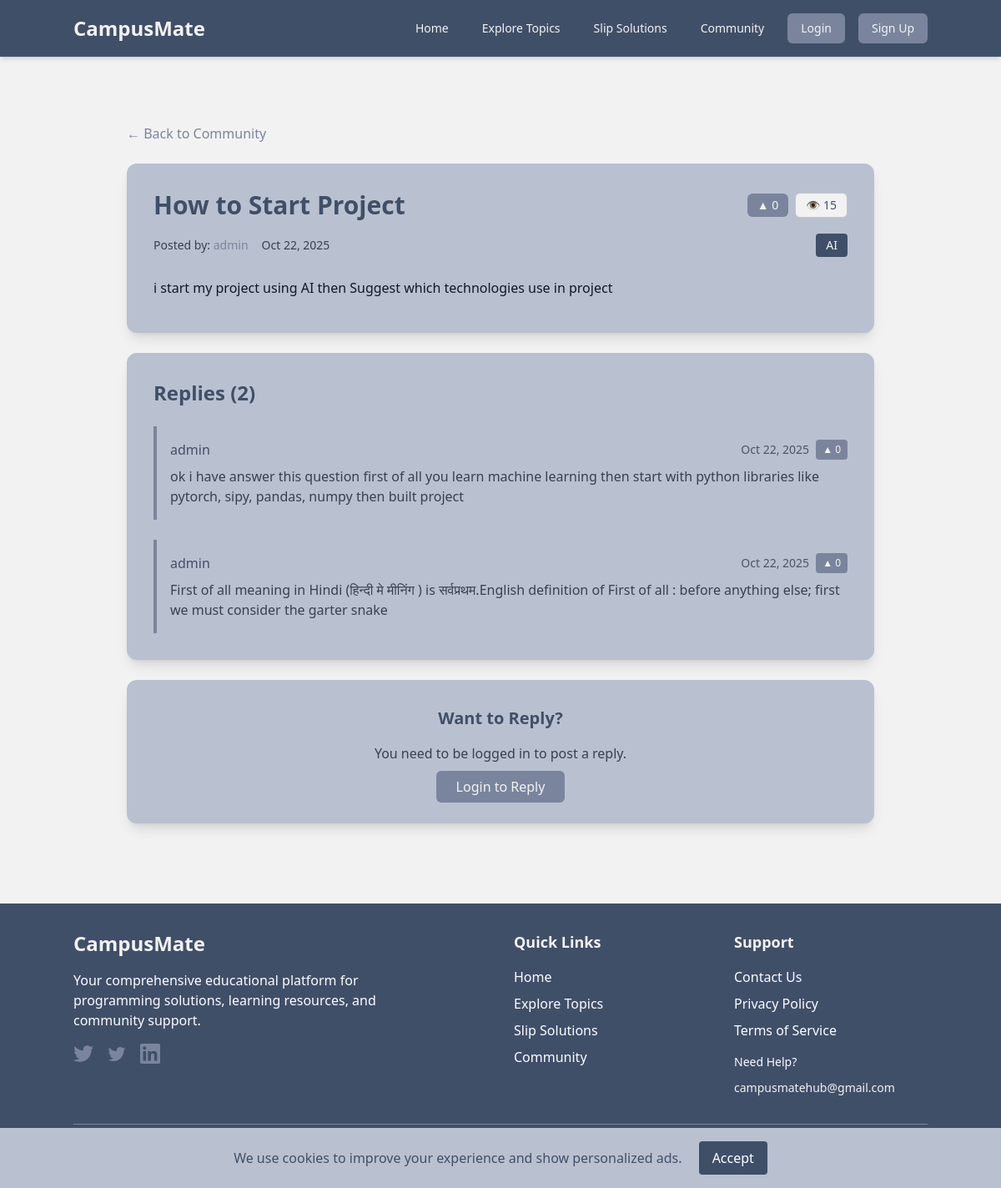
Page /community/thread/1/ on the committed database.
### CampusMateApp/models.py (models this page shows, shortened)
class CommunityThread(models.Model):
    title = models.CharField(max_length=200)
    content = models.TextField()
    author = models.ForeignKey(User, on_delete=models.CASCADE, related_name='threads')
    created_at = models.DateTimeField(auto_now_add=True)
    updated_at = models.DateTimeField(auto_now=True)
    is_solved = models.BooleanField(default=False)
    upvotes = models.PositiveIntegerField(default=0)
    views = models.PositiveIntegerField(default=0)
    category = models.CharField(max_length=50, choices=CATEGORY_CHOICES, default='Programming')
    class Meta:
        ordering = ['-created_at']

class CommunityReply(models.Model):
    thread = models.ForeignKey(CommunityThread, on_delete=models.CASCADE, related_name='replies')
    author = models.ForeignKey(User, on_delete=models.CASCADE, related_name='replies')
    content = models.TextField()
    created_at = models.DateTimeField(auto_now_add=True)
    updated_at = models.DateTimeField(auto_now=True)
    is_solution = models.BooleanField(default=False)
    upvotes = models.PositiveIntegerField(default=0)
    class Meta:
        ordering = ['created_at']

### CampusMateApp/views.py (the view)
# urls.py: path('community/thread/<int:pk>/', views.thread_detail_view, name='thread_detail'),
def thread_detail_view(request, pk):
    thread = get_object_or_404(CommunityThread, pk=pk)
    thread.views += 1
    thread.save(update_fields=['views'])
    if request.method == 'POST' and request.user.is_authenticated:
        reply_form = CommunityReplyForm(request.POST)
        if reply_form.is_valid():
            reply = reply_form.save(commit=False)
            reply.thread = thread
            reply.author = request.user
            reply.save()
            messages.success(request, 'Reply posted successfully!')
            return redirect('CampusMateApp:thread_detail', pk=thread.pk)
    else:
        reply_form = CommunityReplyForm()
    replies = thread.replies.all()
    context = {
        'thread': thread,
        'replies': replies,
        'reply_form': reply_form,
    }
    return render(request, 'thread_detail.html', context)

### CampusMateApp/templates/thread_detail.html (shortened to what this page needs)
{% extends 'base.html' %}
{% load static %}
{% block content %}
<div class="container mx-auto px-4 py-8 bg-[#F2F2F2] dark:bg-[#1a1a1a] transition-colors duration-300">
    <div class="max-w-4xl mx-auto">
        <div class="mb-6">
            <a href="{% url 'CampusMateApp:community' %}" class="inline-block text-[#7A859D] dark:text-[#B9C1D0] hover:text-[#404F68] dark:hover:text-[#F2F2F2] font-medium transition-colors duration-300">← Back to Community</a>
        </div>
        <div class="bg-[#B9C1D0] dark:bg-[#2d2d2d] p-8 rounded-xl shadow-lg mb-6 transition-colors duration-300">
            <div class="flex items-center justify-between mb-4">
                <h1 class="text-2xl md:text-3xl font-bold text-[#404F68] dark:text-[#F2F2F2] transition-colors duration-300">
                    {{ thread.title }}
                </h1>
                <div class="flex items-center space-x-2">
                    <span class="bg-[#7A859D] dark:bg-[#404F68] text-[#F2F2F2] px-3 py-1 rounded-md text-sm transition-colors duration-300">▲ {{ thread.upvotes }}</span>
                    <span class="bg-[#F2F2F2] dark:bg-[#1a1a1a] text-[#404F68] dark:text-[#F2F2F2] px-3 py-1 rounded-md text-sm border border-[#C4C4C4] dark:border-[#404040] transition-colors duration-300">👁 {{ thread.views }}</span>
                </div>
            </div>
            <div class="flex items-center justify-between mb-6">
                <div class="flex items-center space-x-4">
                    <p class="text-gray-700 dark:text-gray-300 text-sm transition-colors duration-300">
                        Posted by: <span class="font-medium text-[#7A859D] dark:text-[#B9C1D0] transition-colors duration-300">{{ thread.author.get_full_name|default:thread.author.username }}</span>
                    </p>
                    <p class="text-gray-700 dark:text-gray-300 text-sm transition-colors duration-300">
                        {{ thread.created_at|date:"M d, Y" }}
                    </p>
                </div>
                <span class="bg-[#404F68] dark:bg-[#7A859D] text-[#F2F2F2] px-3 py-1 rounded text-sm transition-colors duration-300">{{ thread.category }}</span>
            </div>
            <div class="prose prose-lg max-w-none dark:prose-invert">
                <div class="content-html text-gray-900 dark:text-[#F2F2F2] transition-colors duration-300">
                    {{ thread.content|linebreaks }}
                </div>
            </div>
        </div>
        <div class="bg-[#B9C1D0] dark:bg-[#2d2d2d] p-8 rounded-xl shadow-lg mb-6 transition-colors duration-300">
            <h2 class="text-2xl font-bold text-[#404F68] dark:text-[#F2F2F2] mb-6 transition-colors duration-300">
                Replies ({{ replies.count }})
            </h2>
            {% if replies %}
                <div class="space-y-6">
                    {% for reply in replies %}
                        <div class="border-l-4 border-[#7A859D] dark:border-[#404F68] pl-4 py-4 {% if reply.is_solution %}bg-green-50 dark:bg-green-900/20{% endif %} transition-colors duration-300">
                            <div class="flex items-center justify-between mb-2">
                                <div class="flex items-center space-x-2">
                                    <span class="font-medium text-[#404F68] dark:text-[#F2F2F2] transition-colors duration-300">{{ reply.author.get_full_name|default:reply.author.username }}</span>
                                </div>
                                <div class="flex items-center space-x-2">
                                    <span class="text-sm text-gray-600 dark:text-gray-400 transition-colors duration-300">{{ reply.created_at|date:"M d, Y" }}</span>
                                    <span class="bg-[#7A859D] dark:bg-[#404F68] text-[#F2F2F2] px-2 py-1 rounded text-xs transition-colors duration-300">▲ {{ reply.upvotes }}</span>
                                </div>
                            </div>
                            <div class="text-gray-700 dark:text-gray-300 transition-colors duration-300">
                                {{ reply.content|linebreaks }}
                            </div>
                        </div>
                    {% endfor %}
                </div>
            {% else %}
                <div class="text-center py-8">
                    <p class="text-gray-700 dark:text-gray-300 transition-colors duration-300">No replies yet. Be the first to reply!</p>
                </div>
            {% endif %}
        </div>
        {% if user.is_authenticated %}
            <div class="bg-[#B9C1D0] dark:bg-[#2d2d2d] p-8 rounded-xl shadow-lg transition-colors duration-300">
                <h3 class="text-xl font-bold text-[#404F68] dark:text-[#F2F2F2] mb-4 transition-colors duration-300">Post a Reply</h3>
                <form method="post" class="space-y-4">
                    {% csrf_token %}
                    <div>
                        <label for="{{ reply_form.content.id_for_label }}" class="block text-[#404F68] dark:text-[#F2F2F2] text-sm font-bold mb-2 transition-colors duration-300">{{ reply_form.content.label }}</label>
                        {{ reply_form.content }}
                        {% for error in reply_form.content.errors %}
                            <p class="text-red-500 dark:text-red-400 text-xs italic mt-1 transition-colors duration-300">{{ error }}</p>
                        {% endfor %}
                    </div>
                    <div class="flex justify-end">
                        <button type="submit" class="bg-[#7A859D] dark:bg-[#404F68] text-[#F2F2F2] hover:bg-opacity-80 dark:hover:bg-[#7A859D] px-6 py-2 rounded-md font-medium transition duration-300">
                            Post Reply
                        </button>
                    </div>
                </form>
            </div>
        {% else %}
            <div class="bg-[#B9C1D0] dark:bg-[#2d2d2d] p-8 rounded-xl shadow-lg text-center transition-colors duration-300">
                <h3 class="text-xl font-bold text-[#404F68] dark:text-[#F2F2F2] mb-4 transition-colors duration-300">Want to Reply?</h3>
                <p class="text-gray-700 dark:text-gray-300 mb-4 transition-colors duration-300">You need to be logged in to post a reply.</p>
                <a href="{% url 'CampusMateApp:login' %}" class="bg-[#7A859D] dark:bg-[#404F68] text-[#F2F2F2] hover:bg-opacity-80 dark:hover:bg-[#7A859D] px-6 py-2 rounded-md font-medium transition duration-300">
                    Login to Reply
                </a>
            </div>
        {% endif %}
    </div>
</div>
{% endblock %}

### CampusMateApp/templates/thread_detail.html (style rules this page uses)
.content-html { line-height: 1.7; }
.content-html p { margin: 0.5rem 0; }

### rows in the picture
CommunityThread: title "How to Start Project", upvotes "0", views "15", author.get_full_name "admin", created_at "Oct 22, 2025", category "AI", content "i start my project using AI then Suggest which technologies use in project", count "2"
CommunityReply: author.get_full_name "admin", created_at "Oct 22, 2025", upvotes "0", content "ok i have answer this question first of all you learn machine learning then start with python libraries like pytorch, sipy, pandas, numpy then built project"
CommunityReply: author.get_full_name "admin", created_at "Oct 22, 2025", upvotes "0", content "First of all meaning in Hindi (हिन्दी मे मीनिंग ) is सर्वप्रथम.English definition of First of all : before anything else; first we must consider the garter snake"
